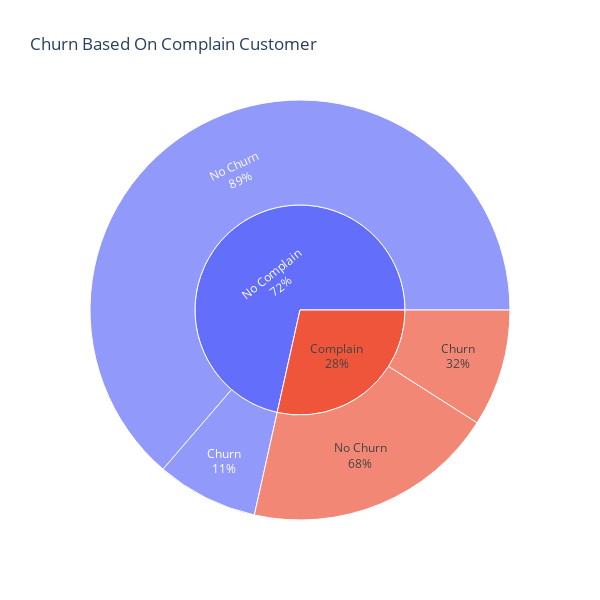

The notebook cell this image was saved under:
### Code cell
fig = px.sunburst(complain, path = ['Complain', 'Churn'], values = 'count', title = 'Churn Based On Complain Customer',
                 width = 600, height = 600)

fig.update_traces(textinfo = 'label + percent parent')
                  
fig.show()

### Figure 1 — Plotly figure (JSON) as saved in the notebook; plotly's stock layout.template omitted (floating-point values rounded to 4 significant figures)
{"data": [{"branchvalues": "total", "domain": {"x": [0, 1], "y": [0, 1]}, "hovertemplate": "labels=%{label}<br>count=%{value}<br>parent=%{parent}<br>id=%{id}<extra></extra>", "ids": ["Complain/Churn", "No Complain/Churn", "Complain/No Churn", "No Complain/No Churn", "Complain", "No Complain"], "labels": ["Churn", "Churn", "No Churn", "No Churn", "Complain", "No Complain"], "name": "", "parents": ["Complain", "No Complain", "Complain", "No Complain", "", ""], "textinfo": "label+percent parent", "type": "sunburst", "values": [508, 440, 1096, 3586, 1604, 4026]}], "layout": {"height": 600, "legend": {"tracegroupgap": 0}, "title": {"text": "Churn Based On Complain Customer"}, "width": 600}}
